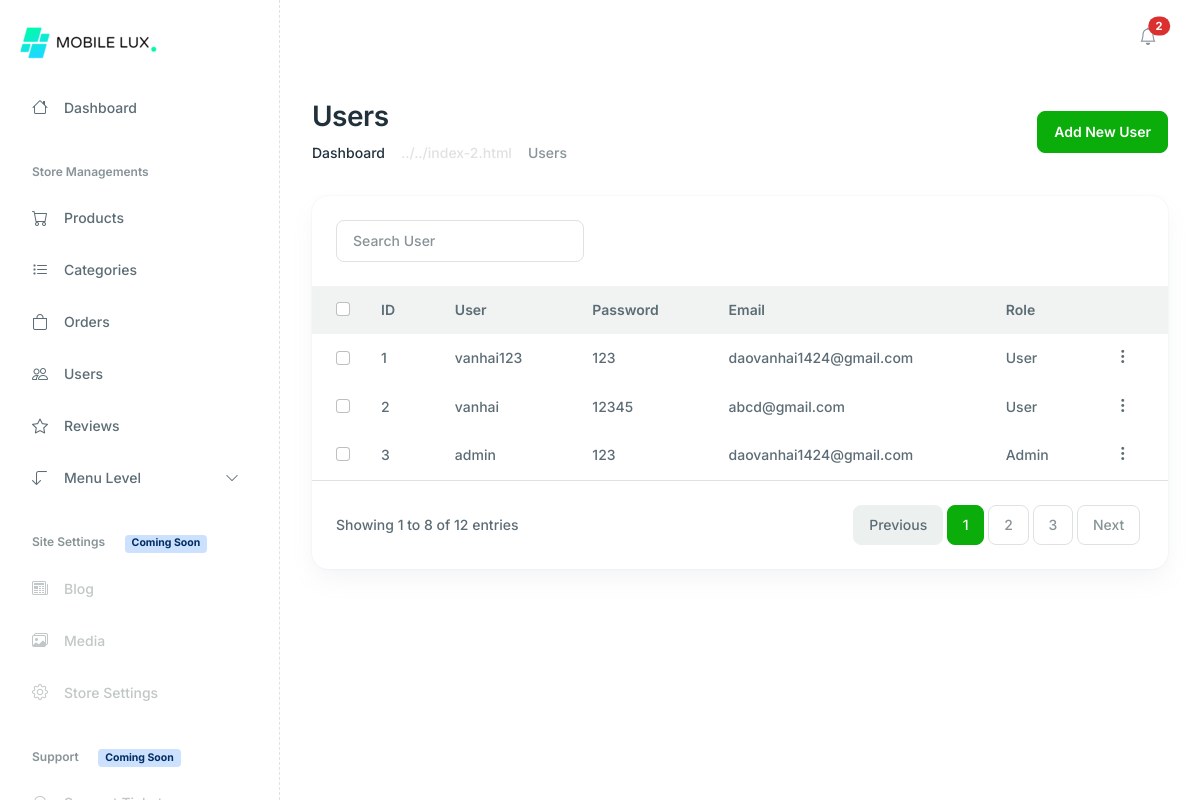
The page /admin/index.php?act=list_user on the database its author committed.
### tables this page shows
CREATE TABLE `user` (
  `id` int(11) NOT NULL,
  `user` varchar(255) NOT NULL,
  `pass` varchar(255) NOT NULL,
  `email` varchar(255) NOT NULL,
  `role` tinyint(2) NOT NULL COMMENT '0. Admin\r\n1. User'
);

### models/pdo.php (called while the page is built, shortened)
<?php
function pdo_get_connection()
{
    $servername = "localhost";
    $username = "root";
    $password = "";
    try {
        $conn = new PDO("mysql:host=$servername;dbname=db_mobilelux", $username, $password);
        $conn->setAttribute(PDO::ATTR_ERRMODE, PDO::ERRMODE_EXCEPTION);
        return $conn;
    } catch (PDOException $e) {
        echo "Connection failed: " . $e->getMessage();
    }
}
function pdo_query($sql)
{
    $sql_args = array_slice(func_get_args(), 1);
    try {
        $conn = pdo_get_connection();
        $stmt = $conn->prepare($sql);
        $stmt->execute($sql_args);
        $rows = $stmt->fetchAll();
        return $rows;
    } catch (PDOException $e) {
        throw $e;
    } finally {
        unset($conn);
    }
}

### models/user.php (called while the page is built, shortened)
<?php
function selectAllUsers()
{
    $sql = "SELECT * FROM user ORDER BY id DESC";
    $stmt = pdo_query($sql);
    return $stmt;
}

### admin/user/list.php (the view, shortened to what this page needs)
<div class="main-wrapper">
    <?php include_once 'box_left.php' ?>
    <main class="main-content-wrapper">
        <div class="container">
            <div class="row mb-8">
                <div class="col-md-12">
                    <div class="d-flex flex-column flex-md-row justify-content-between align-items-md-center gap-4">
                        <div>
                            <h2>Users</h2>
                            <nav aria-label="breadcrumb">
                                <ol class="breadcrumb mb-0">
                                    <li class="breadcrumb-item"><a href="#" class="text-inherit">Dashboard</a></li>
                                    <li class="breadcrumb-item active" aria-current="page">Users</li>
                                </ol>
                            </nav>
                        </div>
                        <div>
                            <a href="?act=add_user" class="btn btn-primary">Add New User</a>
                        </div>
                    </div>
                </div>
            </div>
            <div class="row">
                <div class="col-xl-12 col-12 mb-5">
                    <div class="card h-100 card-lg">
                        <div class="p-6">
                            <div class="row justify-content-between">
                                <div class="col-md-4 col-12">
                                    <form class="d-flex" role="search">
                                        <input class="form-control" type="search" placeholder="Search User" aria-label="Search" />
                                    </form>
                                </div>
                            </div>
                        </div>
                        <div class="card-body p-0">
                            <div class="table-responsive">
                                <table class="table table-centered table-hover table-borderless mb-0 table-with-checkbox text-nowrap">
                                    <thead class="bg-light">
                                        <tr>
                                            <th>
                                                <div class="form-check">
                                                    <input class="form-check-input" type="checkbox" value="" id="checkAll">
                                                </div>
                                            </th>
                                            <th>ID</th>
                                            <th>User</th>
                                            <th>Password</th>
                                            <th>Email</th>
                                            <th>Role</th>
                                            <th></th>
                                        </tr>
                                    </thead>
                                    <tbody>
                                        <?php foreach ($dataUsers as $key => $value) : ?>
                                            <tr>
                                                <td>
                                                    <div class="form-check">
                                                        <input class="form-check-input" type="checkbox" value="" id="userOne">
                                                    </div>
                                                </td>
                                                <td><?= $key + 1 ?></td>
                                                <td><?= $value['user'] ?></td>
                                                <td><?= $value['pass'] ?></td>
                                                <td><?= $value['email'] ?></td>
                                                <td><?= $value['role'] == '0' ? 'Admin' : 'User' ?></td>
                                                <td>
                                                    <div class="dropdown">
                                                        <a href="#" class="text-reset" data-bs-toggle="dropdown" aria-expanded="false">
                                                            <i class="feather-icon icon-more-vertical fs-5"></i>
                                                        </a>
                                                    </div>
                                                </td>
                                            </tr>
                                        <?php endforeach ?>
                                    </tbody>
                                </table>
                            </div>
                            <div class="border-top d-md-flex justify-content-between align-items-center p-6">
                                <span>Showing 1 to 8 of 12 entries</span>
                                <nav class="mt-2 mt-md-0">
                                    <ul class="pagination mb-0">
                                        <li class="page-item disabled"><a class="page-link" href="#!">Previous</a>
                                        </li>
                                        <li class="page-item"><a class="page-link active" href="#!">1</a></li>
                                        <li class="page-item"><a class="page-link" href="#!">2</a></li>
                                        <li class="page-item"><a class="page-link" href="#!">3</a></li>
                                        <li class="page-item"><a class="page-link" href="#!">Next</a></li>
                                    </ul>
                                </nav>
                            </div>
                        </div>
                    </div>
                </div>
            </div>
        </div>
    </main>

### rows shown on the page
user: user "vanhai123", pass "123", email "daovanhai1424@gmail.com", role "User"
user: user "vanhai", pass "12345", email "abcd@gmail.com", role "User"
user: user "admin", pass "123", email "daovanhai1424@gmail.com", role "Admin"
